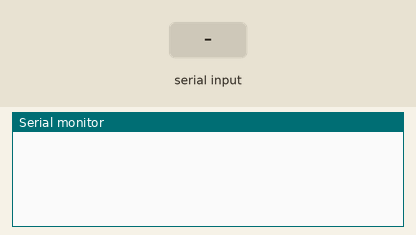
Simulated run of this sketch. Board: Arduino Uno, built with avr-gcc and run on an emulated ATmega328P. Shown: the last lines printed to the serial monitor. The inputs (shaded band) are chosen by the test bench.

Above: at 1.2 s.
1.3 s: "0" received over Serial
At 2.2 s:
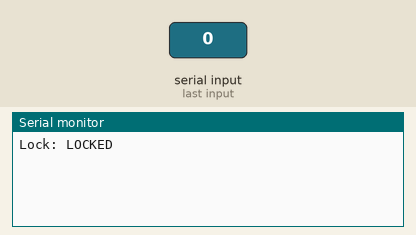
2.8 s: "0" received over the second serial link
At 3.3 s:
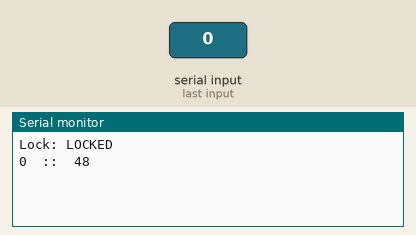
4.3 s: "1" received over Serial
At 5.5 s:
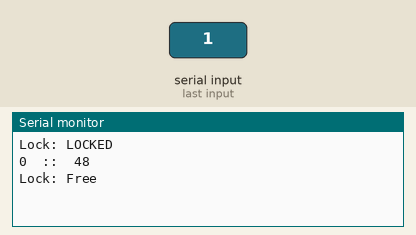
5.8 s: "2" received over Serial
At 6.8 s:
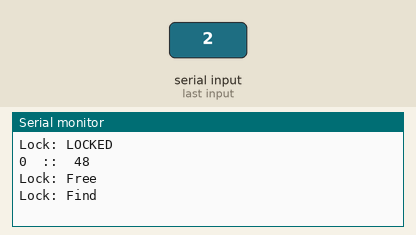
7.3 s: "7" received over Serial
At 8.0 s:
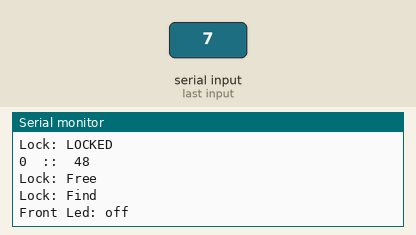
8.8 s: "8" received over Serial
At 9.1 s:
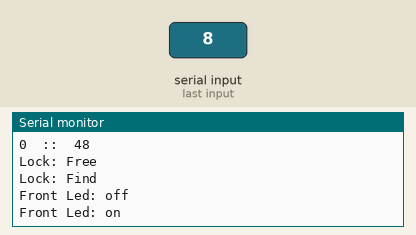

The sketch:

ArduinoTest.ino
```cpp
#include <SoftwareSerial.h>

SoftwareSerial mySerial(2, 3); // RX, TX

void setup()
{
  Serial.begin(9600);
  mySerial.begin(9600);
}

char corpi = 0;
void loop()
{
  while(mySerial.available()){
    unsigned char d = mySerial.read();

    Serial.print((char)d);
    Serial.print("\t::\t");
    Serial.println((int)d);
  }
}

void serialEvent() {
  char d = Serial.read();

    if(d == '0') {
      bitWrite(corpi, 0, 0);
      bitWrite(corpi, 1, 0);
      Serial.println("Lock: LOCKED");
    }
    else if (d == '1') {
      bitWrite(corpi, 0, 1);
      bitWrite(corpi, 1, 0);
      Serial.println("Lock: Free");
    }
    else if (d == '2') {
      bitWrite(corpi, 0, 0);
      bitWrite(corpi, 1, 1);
      Serial.println("Lock: Find");
    }
    else if (d == '7') {
      bitWrite(corpi, 2, 0);
      bitWrite(corpi, 3, 0);
      Serial.println("Front Led: off");
    }
    else if (d == '8') {
      bitWrite(corpi, 2, 1);
      bitWrite(corpi, 3, 0);
      Serial.println("Front Led: on");
    }
    else if (d == '9') {
      bitWrite(corpi, 2, 0);
      bitWrite(corpi, 3, 1);
      Serial.println("Front Led: toggle");
    }

    mySerial.write('@');
    mySerial.write(corpi);
}
```

Measured:
- after the input at 1.3 s, the serial monitor: prints a new line at once (image 1)
- after the input at 2.8 s, the serial monitor: prints a new line at once (image 2)
- after the input at 4.3 s, the serial monitor: prints a new line at once (image 3)
- after the input at 5.8 s, the serial monitor: prints a new line at once (image 4)
- after the input at 7.3 s, the serial monitor: prints a new line at once (image 5)
- after the input at 8.8 s, the serial monitor: prints a new line at once (image 6)
